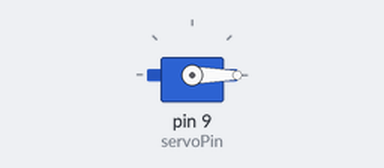
Bench run of a sketch on a simulated Arduino Uno, built with avr-gcc and run on an emulated ATmega328P. Shown: servo. What the sketch prints to the serial monitor is not drawn.

Above: at 0.05 s.
At 2.5 s:
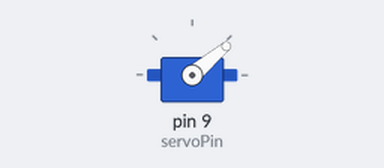
At 5.0 s:
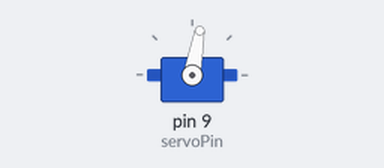
At 10.0 s:
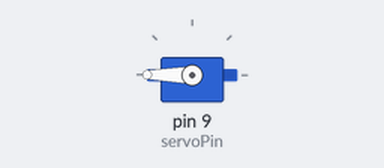
Timing chart, 0 to 13.0 s (numbered marks = the images above):
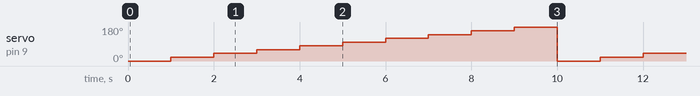

Measured:
- by itself, servo on pin 9 (servoPin): repeats every 10.0 s: 40° 1.0 s, 60° 1.0 s, 80° 1.0 s, 100° 1.0 s, 120° 1.0 s, 140° 1.0 s, 160° 1.0 s, 180° 1.0 s, 0° 1.0 s, 20° 1.0 s

The sketch:

servo.ino
```cpp
#include <Servo.h>
Servo servo;
int servoPin = 9;

void setup() {
  // put your setup code here, to run once:
servo.attach(servoPin);
Serial.begin(9600);
}

void loop() {
  for(int i =0;i<=180; i=i+20)
  {
    servo.write(i);
    delay(1000);
  }
  int val =servo.read();
  Serial.println(val);

  // put your main code here, to run repeatedly:

}
```
